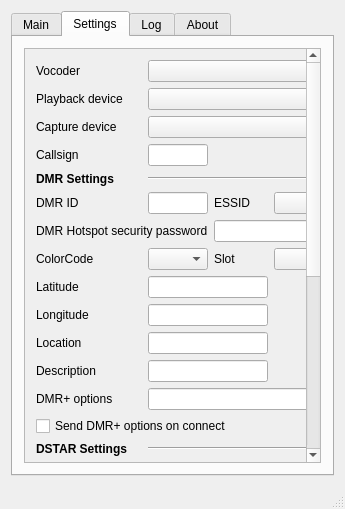
<?xml version="1.0" encoding="UTF-8"?>
<ui version="4.0">
 <class>DudeStar</class>
 <widget class="QMainWindow" name="DudeStar">
  <property name="geometry">
   <rect>
    <x>0</x>
    <y>0</y>
    <width>338</width>
    <height>497</height>
   </rect>
  </property>
  <property name="windowTitle">
   <string>DUDE-Star</string>
  </property>
  <property name="windowIcon">
   <iconset resource="dudestar.qrc">
    <normaloff>:/images/dudestar.png</normaloff>:/images/dudestar.png</iconset>
  </property>
  <widget class="QWidget" name="centralWidget">
   <layout class="QGridLayout" name="gridLayout_5">
    <item row="0" column="0">
     <widget class="QTabWidget" name="tabWidget">
      <property name="currentIndex">
       <number>1</number>
      </property>
      <widget class="QWidget" name="tabMain">
       <property name="sizePolicy">
        <sizepolicy hsizetype="Preferred" vsizetype="Fixed">
         <horstretch>0</horstretch>
         <verstretch>0</verstretch>
        </sizepolicy>
       </property>
       <attribute name="title">
        <string>Main</string>
       </attribute>
       <layout class="QGridLayout" name="gridLayout">
        <item row="9" column="1">
         <widget class="QLabel" name="micLabel">
          <property name="sizePolicy">
           <sizepolicy hsizetype="Preferred" vsizetype="Fixed">
            <horstretch>0</horstretch>
            <verstretch>0</verstretch>
           </sizepolicy>
          </property>
          <property name="text">
           <string>Mic Gain</string>
          </property>
         </widget>
        </item>
        <item row="6" column="4">
         <layout class="QHBoxLayout" name="horizontalLayout">
          <item>
           <widget class="QLabel" name="labelCodecGain">
            <property name="text">
             <string/>
            </property>
           </widget>
          </item>
         </layout>
        </item>
        <item row="16" column="2">
         <widget class="QRadioButton" name="radioTTS1">
          <property name="text">
           <string>TTS1</string>
          </property>
         </widget>
        </item>
        <item row="3" column="2">
         <widget class="QComboBox" name="comboModule"/>
        </item>
        <item row="2" column="2" colspan="3">
         <widget class="QComboBox" name="comboHost"/>
        </item>
        <item row="12" column="1">
         <widget class="QLabel" name="label3">
          <property name="sizePolicy">
           <sizepolicy hsizetype="Preferred" vsizetype="Fixed">
            <horstretch>0</horstretch>
            <verstretch>0</verstretch>
           </sizepolicy>
          </property>
          <property name="text">
           <string>RPTR1</string>
          </property>
         </widget>
        </item>
        <item row="10" column="2" colspan="3">
         <widget class="QLabel" name="data1">
          <property name="sizePolicy">
           <sizepolicy hsizetype="Preferred" vsizetype="Fixed">
            <horstretch>0</horstretch>
            <verstretch>0</verstretch>
           </sizepolicy>
          </property>
          <property name="text">
           <string/>
          </property>
         </widget>
        </item>
        <item row="9" column="4">
         <widget class="QPushButton" name="pushMicMute">
          <property name="text">
           <string>Mute</string>
          </property>
         </widget>
        </item>
        <item row="8" column="2" colspan="2">
         <widget class="QSlider" name="sliderVolume">
          <property name="toolTip">
           <string>Codec output gain adjust.  This is not an audio device volume control.  0 = no adjustment to codec output.</string>
          </property>
          <property name="orientation">
           <enum>Qt::Horizontal</enum>
          </property>
          <property name="tickPosition">
           <enum>QSlider::NoTicks</enum>
          </property>
         </widget>
        </item>
        <item row="16" column="3">
         <widget class="QRadioButton" name="radioTTS2">
          <property name="text">
           <string>TTS2</string>
          </property>
         </widget>
        </item>
        <item row="0" column="1">
         <widget class="QLabel" name="labelMode">
          <property name="text">
           <string>Mode</string>
          </property>
         </widget>
        </item>
        <item row="6" column="2" colspan="2">
         <widget class="QSlider" name="sliderCodecGain">
          <property name="orientation">
           <enum>Qt::Horizontal</enum>
          </property>
         </widget>
        </item>
        <item row="0" column="3" colspan="2">
         <widget class="QPushButton" name="pushConnect">
          <property name="text">
           <string>Connect</string>
          </property>
         </widget>
        </item>
        <item row="16" column="1">
         <widget class="QRadioButton" name="radioMic">
          <property name="text">
           <string>Mic In</string>
          </property>
         </widget>
        </item>
        <item row="17" column="1" colspan="4">
         <widget class="QLineEdit" name="editTTSTXT"/>
        </item>
        <item row="15" column="1">
         <widget class="QLabel" name="label6">
          <property name="sizePolicy">
           <sizepolicy hsizetype="Preferred" vsizetype="Fixed">
            <horstretch>0</horstretch>
            <verstretch>0</verstretch>
           </sizepolicy>
          </property>
          <property name="text">
           <string/>
          </property>
         </widget>
        </item>
        <item row="8" column="1">
         <widget class="QLabel" name="labelVolume">
          <property name="sizePolicy">
           <sizepolicy hsizetype="Fixed" vsizetype="Fixed">
            <horstretch>0</horstretch>
            <verstretch>0</verstretch>
           </sizepolicy>
          </property>
          <property name="text">
           <string>Volume</string>
          </property>
         </widget>
        </item>
        <item row="13" column="2" colspan="3">
         <widget class="QLabel" name="data4">
          <property name="sizePolicy">
           <sizepolicy hsizetype="Preferred" vsizetype="Fixed">
            <horstretch>0</horstretch>
            <verstretch>0</verstretch>
           </sizepolicy>
          </property>
          <property name="text">
           <string/>
          </property>
         </widget>
        </item>
        <item row="4" column="3">
         <widget class="QCheckBox" name="checkPrivate">
          <property name="text">
           <string>Private</string>
          </property>
         </widget>
        </item>
        <item row="10" column="1">
         <widget class="QLabel" name="label1">
          <property name="sizePolicy">
           <sizepolicy hsizetype="Preferred" vsizetype="Fixed">
            <horstretch>0</horstretch>
            <verstretch>0</verstretch>
           </sizepolicy>
          </property>
          <property name="text">
           <string>MYCALL</string>
          </property>
         </widget>
        </item>
        <item row="3" column="3">
         <widget class="QCheckBox" name="checkSWRX">
          <property name="text">
           <string>SWRX</string>
          </property>
         </widget>
        </item>
        <item row="3" column="1">
         <widget class="QLabel" name="labelModule">
          <property name="text">
           <string>Module</string>
          </property>
         </widget>
        </item>
        <item row="16" column="4">
         <widget class="QRadioButton" name="radioTTS3">
          <property name="text">
           <string>TTS3</string>
          </property>
         </widget>
        </item>
        <item row="2" column="1">
         <widget class="QLabel" name="labelHost">
          <property name="text">
           <string>Host</string>
          </property>
         </widget>
        </item>
        <item row="9" column="2" colspan="2">
         <widget class="QSlider" name="sliderMic">
          <property name="toolTip">
           <string>Audio capture device gain adjust .</string>
          </property>
          <property name="orientation">
           <enum>Qt::Horizontal</enum>
          </property>
         </widget>
        </item>
        <item row="4" column="1">
         <widget class="QLabel" name="labelTalkgroup">
          <property name="sizePolicy">
           <sizepolicy hsizetype="Preferred" vsizetype="Fixed">
            <horstretch>0</horstretch>
            <verstretch>0</verstretch>
           </sizepolicy>
          </property>
          <property name="text">
           <string>Talkgroup</string>
          </property>
         </widget>
        </item>
        <item row="8" column="4">
         <widget class="QPushButton" name="pushVolMute">
          <property name="text">
           <string>Mute</string>
          </property>
         </widget>
        </item>
        <item row="6" column="1">
         <widget class="QLabel" name="label">
          <property name="text">
           <string>Codec Gain</string>
          </property>
         </widget>
        </item>
        <item row="3" column="4">
         <widget class="QCheckBox" name="checkSWTX">
          <property name="sizePolicy">
           <sizepolicy hsizetype="Preferred" vsizetype="Fixed">
            <horstretch>0</horstretch>
            <verstretch>0</verstretch>
           </sizepolicy>
          </property>
          <property name="text">
           <string>SWTX</string>
          </property>
         </widget>
        </item>
        <item row="18" column="1" colspan="4">
         <widget class="QPushButton" name="pushTX">
          <property name="text">
           <string>TX</string>
          </property>
         </widget>
        </item>
        <item row="13" column="1">
         <widget class="QLabel" name="label4">
          <property name="sizePolicy">
           <sizepolicy hsizetype="Preferred" vsizetype="Fixed">
            <horstretch>0</horstretch>
            <verstretch>0</verstretch>
           </sizepolicy>
          </property>
          <property name="text">
           <string>RPTR2</string>
          </property>
         </widget>
        </item>
        <item row="4" column="2">
         <widget class="QLineEdit" name="editTG">
          <property name="maximumSize">
           <size>
            <width>50</width>
            <height>16777215</height>
           </size>
          </property>
         </widget>
        </item>
        <item row="11" column="2" colspan="3">
         <widget class="QLabel" name="data2">
          <property name="sizePolicy">
           <sizepolicy hsizetype="Preferred" vsizetype="Fixed">
            <horstretch>0</horstretch>
            <verstretch>0</verstretch>
           </sizepolicy>
          </property>
          <property name="text">
           <string/>
          </property>
         </widget>
        </item>
        <item row="11" column="1">
         <widget class="QLabel" name="label2">
          <property name="sizePolicy">
           <sizepolicy hsizetype="Preferred" vsizetype="Fixed">
            <horstretch>0</horstretch>
            <verstretch>0</verstretch>
           </sizepolicy>
          </property>
          <property name="text">
           <string>URCALL</string>
          </property>
         </widget>
        </item>
        <item row="14" column="1">
         <widget class="QLabel" name="label5">
          <property name="sizePolicy">
           <sizepolicy hsizetype="Preferred" vsizetype="Fixed">
            <horstretch>0</horstretch>
            <verstretch>0</verstretch>
           </sizepolicy>
          </property>
          <property name="text">
           <string>StreamID</string>
          </property>
         </widget>
        </item>
        <item row="14" column="2" colspan="3">
         <widget class="QLabel" name="data5">
          <property name="sizePolicy">
           <sizepolicy hsizetype="Preferred" vsizetype="Fixed">
            <horstretch>0</horstretch>
            <verstretch>0</verstretch>
           </sizepolicy>
          </property>
          <property name="text">
           <string/>
          </property>
         </widget>
        </item>
        <item row="12" column="2" colspan="3">
         <widget class="QLabel" name="data3">
          <property name="sizePolicy">
           <sizepolicy hsizetype="Preferred" vsizetype="Fixed">
            <horstretch>0</horstretch>
            <verstretch>0</verstretch>
           </sizepolicy>
          </property>
          <property name="text">
           <string/>
          </property>
         </widget>
        </item>
        <item row="15" column="2" colspan="3">
         <widget class="QLabel" name="data6">
          <property name="sizePolicy">
           <sizepolicy hsizetype="Preferred" vsizetype="Fixed">
            <horstretch>0</horstretch>
            <verstretch>0</verstretch>
           </sizepolicy>
          </property>
          <property name="text">
           <string/>
          </property>
         </widget>
        </item>
        <item row="5" column="1" colspan="4">
         <layout class="QHBoxLayout" name="levelmeterLayout">
          <property name="spacing">
           <number>2</number>
          </property>
         </layout>
        </item>
        <item row="0" column="2">
         <widget class="QComboBox" name="comboMode"/>
        </item>
        <item row="1" column="1">
         <widget class="QLabel" name="labelIAXDTMF">
          <property name="text">
           <string>IAX DTMF</string>
          </property>
         </widget>
        </item>
        <item row="1" column="2" colspan="2">
         <widget class="QLineEdit" name="editIAXDTMF"/>
        </item>
        <item row="1" column="4">
         <widget class="QPushButton" name="pushIAXDTMF">
          <property name="text">
           <string>Send</string>
          </property>
         </widget>
        </item>
       </layout>
      </widget>
      <widget class="QWidget" name="settingsTab">
       <attribute name="title">
        <string>Settings</string>
       </attribute>
       <layout class="QGridLayout" name="gridLayout_3">
        <item row="1" column="0">
         <widget class="QScrollArea" name="scrollArea">
          <property name="horizontalScrollBarPolicy">
           <enum>Qt::ScrollBarAlwaysOff</enum>
          </property>
          <property name="widgetResizable">
           <bool>true</bool>
          </property>
          <widget class="QWidget" name="scrollAreaWidgetContents">
           <property name="geometry">
            <rect>
             <x>0</x>
             <y>-279</y>
             <width>286</width>
             <height>692</height>
            </rect>
           </property>
           <layout class="QGridLayout" name="gridLayout_4">
            <item row="27" column="0" colspan="4">
             <widget class="Line" name="line_4">
              <property name="orientation">
               <enum>Qt::Horizontal</enum>
              </property>
             </widget>
            </item>
            <item row="12" column="0">
             <widget class="QLabel" name="labelDesc">
              <property name="text">
               <string>Description</string>
              </property>
             </widget>
            </item>
            <item row="18" column="0">
             <widget class="QLabel" name="labelUTTX">
              <property name="text">
               <string>User txt</string>
              </property>
             </widget>
            </item>
            <item row="19" column="0">
             <widget class="QLabel" name="labelM17Settings">
              <property name="font">
               <font>
                <weight>75</weight>
                <bold>true</bold>
               </font>
              </property>
              <property name="text">
               <string>M17 Settings</string>
              </property>
             </widget>
            </item>
            <item row="8" column="0">
             <widget class="QLabel" name="labelCC">
              <property name="text">
               <string>ColorCode</string>
              </property>
             </widget>
            </item>
            <item row="17" column="0">
             <widget class="QLabel" name="labelR1TX">
              <property name="text">
               <string>RPTR1</string>
              </property>
             </widget>
            </item>
            <item row="21" column="1" colspan="3">
             <widget class="Line" name="line_5">
              <property name="orientation">
               <enum>Qt::Horizontal</enum>
              </property>
             </widget>
            </item>
            <item row="12" column="1" colspan="2">
             <widget class="QLineEdit" name="editDesc"/>
            </item>
            <item row="6" column="0">
             <widget class="QLabel" name="labelDMRID">
              <property name="text">
               <string>DMR ID</string>
              </property>
             </widget>
            </item>
            <item row="24" column="0">
             <widget class="QLabel" name="labelIAXNode">
              <property name="text">
               <string>Node[@context]</string>
              </property>
             </widget>
            </item>
            <item row="20" column="0">
             <widget class="QRadioButton" name="radioButtonM173200">
              <property name="text">
               <string>3200 Voice</string>
              </property>
             </widget>
            </item>
            <item row="22" column="1" colspan="2">
             <widget class="QLineEdit" name="editIAXUsername"/>
            </item>
            <item row="5" column="0">
             <widget class="QLabel" name="labelDMRSettings">
              <property name="font">
               <font>
                <weight>75</weight>
                <bold>true</bold>
               </font>
              </property>
              <property name="text">
               <string>DMR Settings</string>
              </property>
             </widget>
            </item>
            <item row="16" column="2">
             <widget class="QLabel" name="labelURTX">
              <property name="maximumSize">
               <size>
                <width>60</width>
                <height>16777215</height>
               </size>
              </property>
              <property name="text">
               <string>URCALL</string>
              </property>
             </widget>
            </item>
            <item row="0" column="0">
             <widget class="QLabel" name="labelVocoder">
              <property name="text">
               <string>Vocoder</string>
              </property>
             </widget>
            </item>
            <item row="4" column="0">
             <widget class="QLabel" name="labelCallsign">
              <property name="text">
               <string>Callsign</string>
              </property>
             </widget>
            </item>
            <item row="13" column="1" colspan="3">
             <widget class="QLineEdit" name="editDMROptions"/>
            </item>
            <item row="25" column="0">
             <widget class="QLabel" name="labelIAXHost">
              <property name="text">
               <string>Host</string>
              </property>
             </widget>
            </item>
            <item row="10" column="1" colspan="2">
             <widget class="QLineEdit" name="editLong"/>
            </item>
            <item row="13" column="0">
             <widget class="QLabel" name="labelDMROptions">
              <property name="text">
               <string>DMR+ options</string>
              </property>
             </widget>
            </item>
            <item row="18" column="1" colspan="3">
             <widget class="QLineEdit" name="editUserTxt"/>
            </item>
            <item row="11" column="0">
             <widget class="QLabel" name="labelLocation">
              <property name="text">
               <string>Location</string>
              </property>
             </widget>
            </item>
            <item row="2" column="0">
             <widget class="QLabel" name="labelCapture">
              <property name="text">
               <string>Capture device</string>
              </property>
             </widget>
            </item>
            <item row="16" column="0">
             <widget class="QLabel" name="labelMCTX">
              <property name="text">
               <string>MYCALL</string>
              </property>
             </widget>
            </item>
            <item row="9" column="1" colspan="2">
             <widget class="QLineEdit" name="editLat"/>
            </item>
            <item row="17" column="2">
             <widget class="QLabel" name="labelR2TX">
              <property name="maximumSize">
               <size>
                <width>60</width>
                <height>16777215</height>
               </size>
              </property>
              <property name="text">
               <string>RPTR2</string>
              </property>
             </widget>
            </item>
            <item row="2" column="1" colspan="3">
             <widget class="QComboBox" name="comboCapture"/>
            </item>
            <item row="14" column="0" colspan="3">
             <widget class="QCheckBox" name="checkDMROptions">
              <property name="text">
               <string>Send DMR+ options on connect</string>
              </property>
             </widget>
            </item>
            <item row="28" column="0" colspan="2">
             <widget class="QPushButton" name="pushUpdateHostFiles">
              <property name="text">
               <string>Update host files</string>
              </property>
             </widget>
            </item>
            <item row="16" column="1">
             <widget class="QLineEdit" name="editMYCALL">
              <property name="maximumSize">
               <size>
                <width>60</width>
                <height>16777215</height>
               </size>
              </property>
              <property name="text">
               <string/>
              </property>
             </widget>
            </item>
            <item row="23" column="0">
             <widget class="QLabel" name="labelIAXPasseord">
              <property name="text">
               <string>Password</string>
              </property>
             </widget>
            </item>
            <item row="17" column="1">
             <widget class="QLineEdit" name="editRPTR1">
              <property name="maximumSize">
               <size>
                <width>60</width>
                <height>16777215</height>
               </size>
              </property>
             </widget>
            </item>
            <item row="8" column="2">
             <widget class="QLabel" name="labelSlot">
              <property name="maximumSize">
               <size>
                <width>60</width>
                <height>16777215</height>
               </size>
              </property>
              <property name="text">
               <string>Slot</string>
              </property>
             </widget>
            </item>
            <item row="24" column="1" colspan="2">
             <widget class="QLineEdit" name="editIAXNode">
              <property name="toolTip">
               <string extracomment="default context = iax-client">default context = iax-client</string>
              </property>
             </widget>
            </item>
            <item row="6" column="1">
             <widget class="QLineEdit" name="editDMRID">
              <property name="maximumSize">
               <size>
                <width>60</width>
                <height>16777215</height>
               </size>
              </property>
             </widget>
            </item>
            <item row="28" column="2" colspan="2">
             <widget class="QPushButton" name="pushUpdateDMRIDs">
              <property name="text">
               <string>Update DMRIDs</string>
              </property>
             </widget>
            </item>
            <item row="4" column="1">
             <widget class="QLineEdit" name="editCallsign">
              <property name="maximumSize">
               <size>
                <width>60</width>
                <height>16777215</height>
               </size>
              </property>
             </widget>
            </item>
            <item row="11" column="1" colspan="2">
             <widget class="QLineEdit" name="editLocation"/>
            </item>
            <item row="1" column="0">
             <widget class="QLabel" name="labelPlayback">
              <property name="maximumSize">
               <size>
                <width>125</width>
                <height>16777215</height>
               </size>
              </property>
              <property name="text">
               <string>Playback device</string>
              </property>
             </widget>
            </item>
            <item row="8" column="3">
             <widget class="QComboBox" name="comboSlot">
              <property name="maximumSize">
               <size>
                <width>60</width>
                <height>16777215</height>
               </size>
              </property>
             </widget>
            </item>
            <item row="7" column="2" colspan="2">
             <widget class="QLineEdit" name="editPassword">
              <property name="echoMode">
               <enum>QLineEdit::Password</enum>
              </property>
             </widget>
            </item>
            <item row="15" column="0">
             <widget class="QLabel" name="labelDSTARSettings">
              <property name="font">
               <font>
                <weight>75</weight>
                <bold>true</bold>
               </font>
              </property>
              <property name="text">
               <string>DSTAR Settings</string>
              </property>
             </widget>
            </item>
            <item row="6" column="2">
             <widget class="QLabel" name="labelESSID">
              <property name="maximumSize">
               <size>
                <width>60</width>
                <height>16777215</height>
               </size>
              </property>
              <property name="text">
               <string>ESSID</string>
              </property>
             </widget>
            </item>
            <item row="19" column="1" colspan="3">
             <widget class="Line" name="line_2">
              <property name="orientation">
               <enum>Qt::Horizontal</enum>
              </property>
             </widget>
            </item>
            <item row="0" column="1" colspan="3">
             <widget class="QComboBox" name="comboVocoder"/>
            </item>
            <item row="1" column="1" colspan="3">
             <widget class="QComboBox" name="comboPlayback"/>
            </item>
            <item row="8" column="1">
             <widget class="QComboBox" name="comboCC">
              <property name="maximumSize">
               <size>
                <width>60</width>
                <height>16777215</height>
               </size>
              </property>
             </widget>
            </item>
            <item row="5" column="1" colspan="3">
             <widget class="Line" name="line">
              <property name="orientation">
               <enum>Qt::Horizontal</enum>
              </property>
             </widget>
            </item>
            <item row="16" column="3">
             <widget class="QLineEdit" name="editURCALL">
              <property name="maximumSize">
               <size>
                <width>60</width>
                <height>16777215</height>
               </size>
              </property>
             </widget>
            </item>
            <item row="15" column="1" colspan="3">
             <widget class="Line" name="line_3">
              <property name="orientation">
               <enum>Qt::Horizontal</enum>
              </property>
             </widget>
            </item>
            <item row="17" column="3">
             <widget class="QLineEdit" name="editRPTR2">
              <property name="maximumSize">
               <size>
                <width>60</width>
                <height>16777215</height>
               </size>
              </property>
              <property name="text">
               <string/>
              </property>
             </widget>
            </item>
            <item row="6" column="3">
             <widget class="QComboBox" name="comboESSID">
              <property name="maximumSize">
               <size>
                <width>60</width>
                <height>16777215</height>
               </size>
              </property>
             </widget>
            </item>
            <item row="25" column="1" colspan="2">
             <widget class="QLineEdit" name="editIAXHost">
              <property name="toolTip">
               <string>default port = 4569</string>
              </property>
             </widget>
            </item>
            <item row="9" column="0">
             <widget class="QLabel" name="labelLat">
              <property name="text">
               <string>Latitude</string>
              </property>
             </widget>
            </item>
            <item row="7" column="0" colspan="2">
             <widget class="QLabel" name="labelPassword">
              <property name="text">
               <string>DMR Hotspot security password</string>
              </property>
             </widget>
            </item>
            <item row="23" column="1" colspan="2">
             <widget class="QLineEdit" name="editIAXPassword">
              <property name="echoMode">
               <enum>QLineEdit::Password</enum>
              </property>
             </widget>
            </item>
            <item row="10" column="0">
             <widget class="QLabel" name="labelLong">
              <property name="text">
               <string>Longitude</string>
              </property>
             </widget>
            </item>
            <item row="22" column="0">
             <widget class="QLabel" name="labelIAXUser">
              <property name="text">
               <string>Username</string>
              </property>
             </widget>
            </item>
            <item row="20" column="1" colspan="2">
             <widget class="QRadioButton" name="radioButtonM171600">
              <property name="text">
               <string>1600 Voice / Data</string>
              </property>
             </widget>
            </item>
            <item row="21" column="0">
             <widget class="QLabel" name="labelIAXSettings">
              <property name="font">
               <font>
                <weight>75</weight>
                <bold>true</bold>
               </font>
              </property>
              <property name="text">
               <string>IAX Settings</string>
              </property>
             </widget>
            </item>
            <item row="26" column="0">
             <widget class="QLabel" name="labelIAXPort">
              <property name="text">
               <string>Port</string>
              </property>
             </widget>
            </item>
            <item row="26" column="1" colspan="2">
             <widget class="QLineEdit" name="editIAXPort"/>
            </item>
           </layout>
          </widget>
         </widget>
        </item>
       </layout>
      </widget>
      <widget class="QWidget" name="tabLog">
       <attribute name="title">
        <string>Log</string>
       </attribute>
       <layout class="QGridLayout" name="gridLayout_6">
        <item row="0" column="0">
         <widget class="QTextBrowser" name="textLog">
          <property name="html">
           <string>&lt;!DOCTYPE HTML PUBLIC &quot;-//W3C//DTD HTML 4.0//EN&quot; &quot;http://www.w3.org/TR/REC-html40/strict.dtd&quot;&gt;
&lt;html&gt;&lt;head&gt;&lt;meta name=&quot;qrichtext&quot; content=&quot;1&quot; /&gt;&lt;style type=&quot;text/css&quot;&gt;
p, li { white-space: pre-wrap; }
&lt;/style&gt;&lt;/head&gt;&lt;body style=&quot; font-family:'MS Shell Dlg 2'; font-size:8.25pt; font-weight:400; font-style:normal;&quot;&gt;
&lt;p style=&quot; margin-top:0px; margin-bottom:0px; margin-left:0px; margin-right:0px; -qt-block-indent:0; text-indent:0px;&quot;&gt;&lt;span style=&quot; font-family:'Sans'; font-size:8pt;&quot;&gt;Coming soon...&lt;/span&gt;&lt;/p&gt;&lt;/body&gt;&lt;/html&gt;</string>
          </property>
         </widget>
        </item>
       </layout>
      </widget>
      <widget class="QWidget" name="tabAbout">
       <attribute name="title">
        <string>About</string>
       </attribute>
       <layout class="QGridLayout" name="gridLayout_2">
        <item row="0" column="0">
         <widget class="QTextBrowser" name="textAbout"/>
        </item>
       </layout>
      </widget>
     </widget>
    </item>
   </layout>
  </widget>
  <widget class="QStatusBar" name="statusBar"/>
 </widget>
 <layoutdefault spacing="6" margin="11"/>
 <resources>
  <include location="dudestar.qrc"/>
 </resources>
 <connections/>
</ui>
